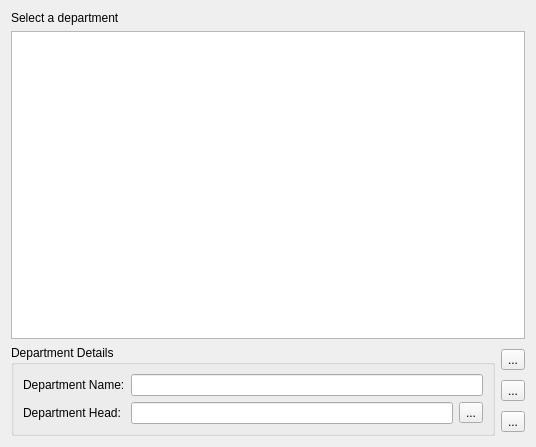
<?xml version="1.0" encoding="UTF-8"?>
<ui version="4.0">
 <class>Departments</class>
 <widget class="QWidget" name="Departments">
  <property name="geometry">
   <rect>
    <x>0</x>
    <y>0</y>
    <width>536</width>
    <height>447</height>
   </rect>
  </property>
  <property name="windowTitle">
   <string>Form</string>
  </property>
  <layout class="QVBoxLayout" name="verticalLayout_2">
   <item>
    <widget class="QLabel" name="label">
     <property name="text">
      <string>Select a department</string>
     </property>
    </widget>
   </item>
   <item>
    <widget class="QTreeView" name="treeView">
     <property name="sizePolicy">
      <sizepolicy hsizetype="Expanding" vsizetype="Expanding">
       <horstretch>0</horstretch>
       <verstretch>1</verstretch>
      </sizepolicy>
     </property>
    </widget>
   </item>
   <item>
    <layout class="QHBoxLayout" name="horizontalLayout">
     <item>
      <widget class="QGroupBox" name="groupBox">
       <property name="title">
        <string>Department Details</string>
       </property>
       <layout class="QGridLayout" name="gridLayout">
        <item row="0" column="0">
         <widget class="QLabel" name="label_2">
          <property name="text">
           <string>Department Name:</string>
          </property>
         </widget>
        </item>
        <item row="0" column="1" colspan="2">
         <widget class="QLineEdit" name="txtDepartmentName"/>
        </item>
        <item row="1" column="0">
         <widget class="QLabel" name="label_3">
          <property name="text">
           <string>Department Head:</string>
          </property>
         </widget>
        </item>
        <item row="1" column="1">
         <widget class="QLineEdit" name="txtDepartmentHead">
          <property name="readOnly">
           <bool>true</bool>
          </property>
         </widget>
        </item>
        <item row="1" column="2">
         <widget class="QToolButton" name="cmdSetDepartmenytHead">
          <property name="text">
           <string>...</string>
          </property>
          <property name="icon">
           <iconset resource="rc.qrc">
            <normaloff>:/images/Users.png</normaloff>:/images/Users.png</iconset>
          </property>
         </widget>
        </item>
       </layout>
      </widget>
     </item>
     <item>
      <layout class="QVBoxLayout" name="verticalLayout">
       <item>
        <widget class="QToolButton" name="cmdAddNew">
         <property name="text">
          <string>...</string>
         </property>
         <property name="icon">
          <iconset resource="rc.qrc">
           <normaloff>:/images/Icon_193.ico</normaloff>:/images/Icon_193.ico</iconset>
         </property>
        </widget>
       </item>
       <item>
        <widget class="QToolButton" name="cmdSave">
         <property name="text">
          <string>...</string>
         </property>
         <property name="icon">
          <iconset resource="rc.qrc">
           <normaloff>:/images/Icon_10.ico</normaloff>:/images/Icon_10.ico</iconset>
         </property>
        </widget>
       </item>
       <item>
        <widget class="QToolButton" name="cmdDelete">
         <property name="text">
          <string>...</string>
         </property>
         <property name="icon">
          <iconset resource="rc.qrc">
           <normaloff>:/images/Icon_136.ico</normaloff>:/images/Icon_136.ico</iconset>
         </property>
        </widget>
       </item>
      </layout>
     </item>
    </layout>
   </item>
  </layout>
 </widget>
 <resources>
  <include location="rc.qrc"/>
 </resources>
 <connections/>
</ui>
